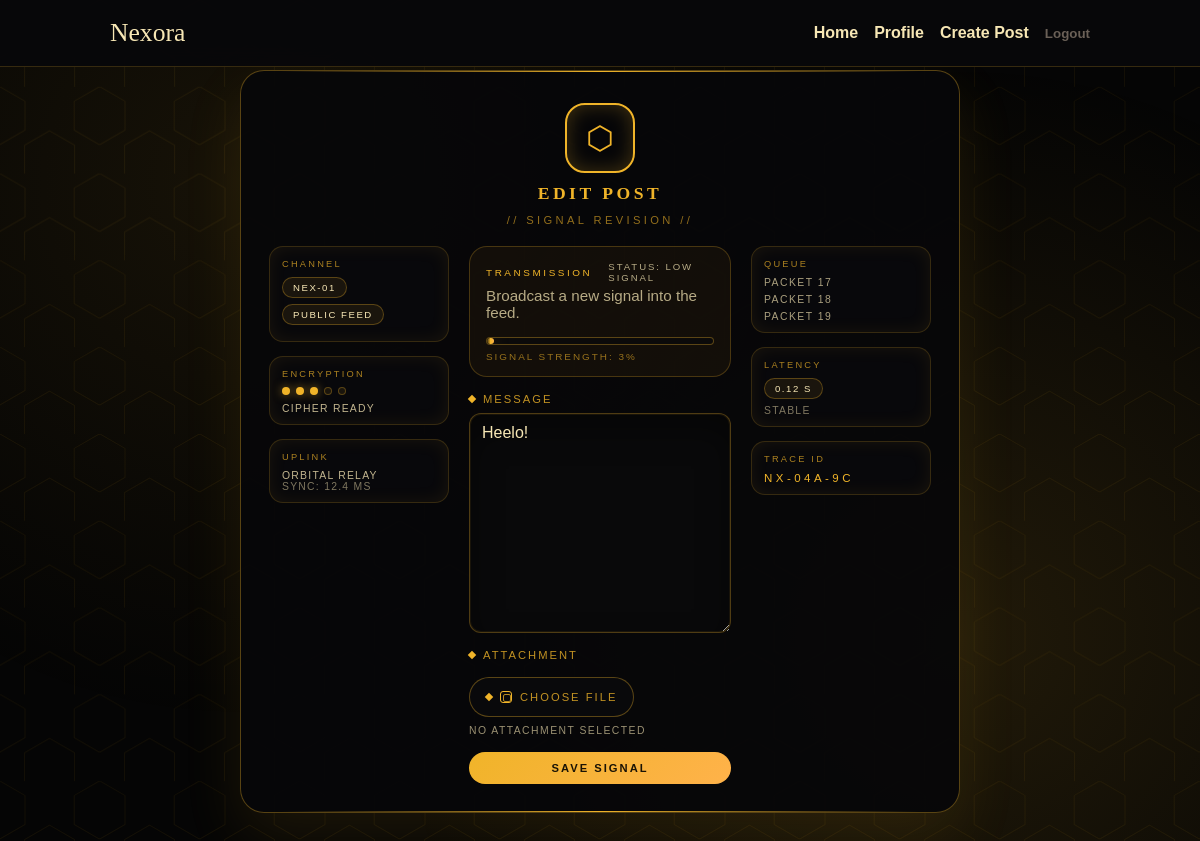
/posts/2/edit/ (signed in), run on an earlier commit of the app's database.
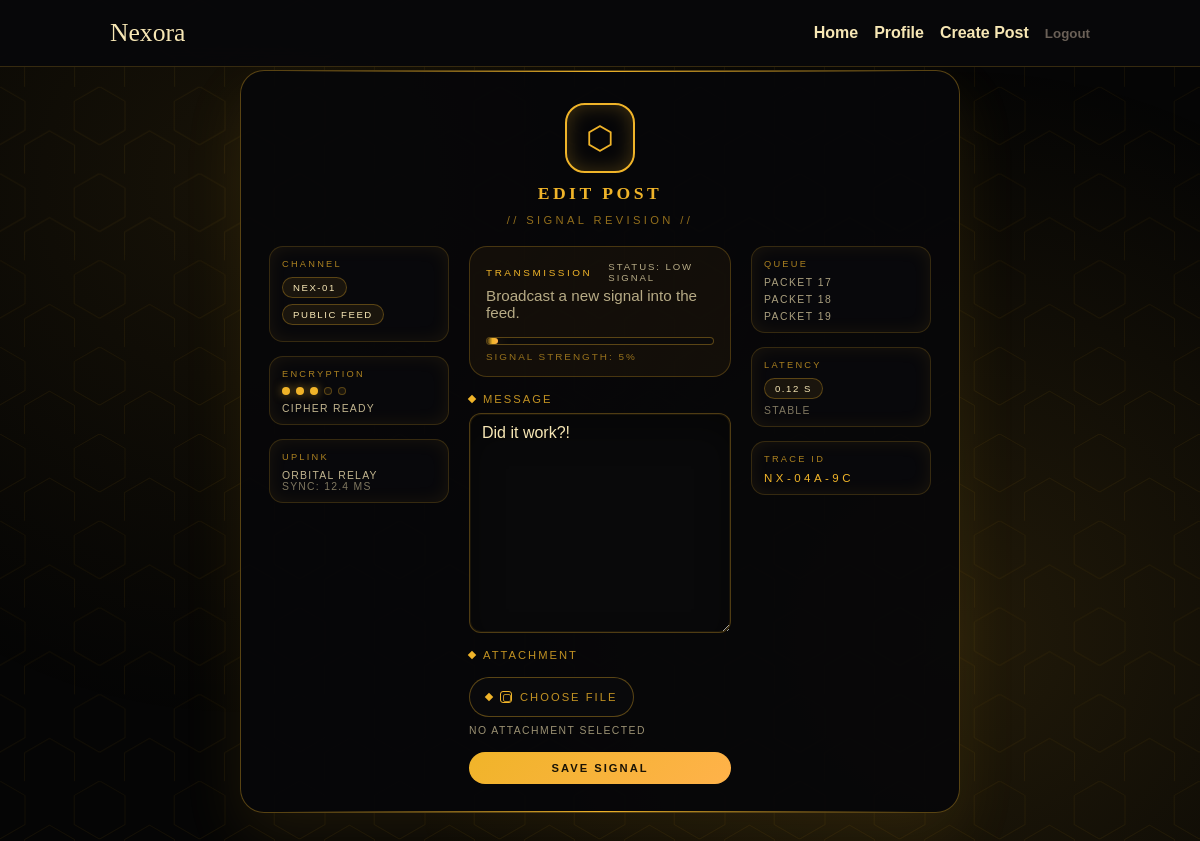
And on a later commit of the database.
### posts/models.py (models this page shows, shortened)
class Post(models.Model):
    VISIBILITY_PUBLIC = "public"
    VISIBILITY_UNLISTED = "unlisted"
    VISIBILITY_PRIVATE = "private"
    VISIBILITY_CHOICES = [
        (VISIBILITY_PUBLIC, "Public"),
        (VISIBILITY_UNLISTED, "Unlisted"),
        (VISIBILITY_PRIVATE, "Private"),
    ]
    author = models.ForeignKey(
        settings.AUTH_USER_MODEL, on_delete=models.CASCADE, related_name="posts"
    )
    content = models.TextField()
    image = models.ImageField(upload_to="posts/", blank=True, null=True)
    visibility = models.CharField(
        max_length=16, choices=VISIBILITY_CHOICES, default=VISIBILITY_PUBLIC
    )
    created_at = models.DateTimeField(auto_now_add=True)
    updated_at = models.DateTimeField(auto_now=True)
    class Meta:
        ordering = ["-created_at"]

### posts/views.py (the view)
# urls.py: path("posts/<int:post_id>/edit/", views.post_edit, name="post_edit"),
@login_required
def post_edit(request, post_id):
    post = get_object_or_404(Post, id=post_id, author=request.user)
    if request.method == "POST":
        form = PostForm(request.POST, request.FILES, instance=post)
        if form.is_valid():
            form.save()
            return redirect("post_detail", post_id=post.id)
    else:
        form = PostForm(instance=post)
    return render(request, "posts/post_form.html", {"form": form, "mode": "edit"})

### posts/forms.py
class PostForm(forms.ModelForm):
    def __init__(self, *args, **kwargs):
        super().__init__(*args, **kwargs)
        if not self.is_bound:
            if self.instance and self.instance.pk:
                self.fields["visibility"].initial = self.instance.visibility
            else:
                self.fields["visibility"].initial = Post.VISIBILITY_PUBLIC
    class Meta:
        model = Post
        fields = ["content", "image", "visibility"]
        widgets = {
            "content": forms.Textarea(attrs={"rows": 4}),
            "visibility": forms.HiddenInput(),
        }

### templates/posts/post_form.html (shortened to what this page needs)
{% extends "base.html" %}
{% load static %}
{% block extra_css %}
  <link rel="stylesheet" href="{% static 'css/register.css' %}" />
  <link rel="stylesheet" href="{% static 'css/profile.css' %}" />
  <link rel="stylesheet" href="{% static 'css/post.css' %}" />
{% endblock %}
{% block body_class %}profile-body{% endblock %}
{% block main_class %}profile-terminal{% endblock %}
{% block content %}
  <div class="terminal-hex">
  </div>
  <section class="terminal-card post-editor-card" id="terminal-card">
    <div class="terminal-header">
      <div class="terminal-badge">
        <span>⬡</span>
      </div>
      {% if mode == "edit" %}
        <h1 class="terminal-title">Edit Post</h1>
        <div class="terminal-subtitle">// Signal Revision //</div>
      {% else %}
        <h1 class="terminal-title">Create Post</h1>
        <div class="terminal-subtitle">// New Signal Entry //</div>
      {% endif %}
    </div>
    <form method="post" enctype="multipart/form-data" class="terminal-form post-form">
      <div class="post-layout">
        <aside class="post-rail post-rail-left" aria-hidden="true">
          <div class="rail-panel">
            <div class="rail-title">Channel</div>
            <span class="rail-chip">NEX-01</span>
            <span class="rail-chip">Public Feed</span>
          </div>
          <div class="rail-panel">
            <div class="rail-title">Encryption</div>
            <div class="rail-meter">
              <span class="rail-dot active"></span>
              <span class="rail-dot active"></span>
              <span class="rail-dot active"></span>
              <span class="rail-dot"></span>
              <span class="rail-dot"></span>
            </div>
            <div class="rail-sub">Cipher Ready</div>
          </div>
          <div class="rail-panel">
            <div class="rail-title">Uplink</div>
            <div class="rail-sub">Orbital Relay</div>
            <div class="rail-sub rail-muted">Sync: 12.4 ms</div>
          </div>
        </aside>
        <div class="post-core">
          <div class="post-callout">
            <div class="post-callout-head">
              <span class="post-callout-label">Transmission</span>
              <span class="post-status" id="post-status">Status: Idle</span>
            </div>
            <span class="post-callout-copy">Broadcast a new signal into the feed.</span>
            <div class="post-meter" aria-hidden="true">
              <div class="post-meter-track">
                <div class="post-meter-fill" id="post-meter-fill"></div>
              </div>
              <span class="post-meter-label" id="post-meter-label">Signal Strength: 0%</span>
            </div>
          </div>
          <p>
            <label for="{{ form.content.id_for_label }}">Message</label>
            {{ form.content }}
          </p>
          <p>
            <label for="{{ form.image.id_for_label }}">Attachment</label>
            <div class="file-control">
              <label class="file-trigger" for="{{ form.image.id_for_label }}">
                <span class="file-icon" aria-hidden="true"></span>
                Choose File
              </label>
            </div>
            <span class="file-readout" id="file-readout">No attachment selected</span>
          </p>
          <button type="submit" class="primary">Save Signal</button>
        </div>
        <aside class="post-rail post-rail-right" aria-hidden="true">
          <div class="rail-panel">
            <div class="rail-title">Queue</div>
            <div class="rail-list">
              <span>Packet 17</span>
              <span>Packet 18</span>
              <span>Packet 19</span>
            </div>
          </div>
          <div class="rail-panel">
            <div class="rail-title">Latency</div>
            <span class="rail-chip">0.12 s</span>
            <div class="rail-sub rail-muted">Stable</div>
          </div>
          <div class="rail-panel">
            <div class="rail-title">Trace ID</div>
            <div class="rail-code">NX-04A-9C</div>
          </div>
        </aside>
      </div>
    </form>
  </section>
{% endblock %}

What changed in the data, as far as the page shows it:
changed Post: content "Heelo!" → "Did it work?!"
Also different on the page:
text written by a page script: "SIGNAL STRENGTH: 3%" → "SIGNAL STRENGTH: 5%"
